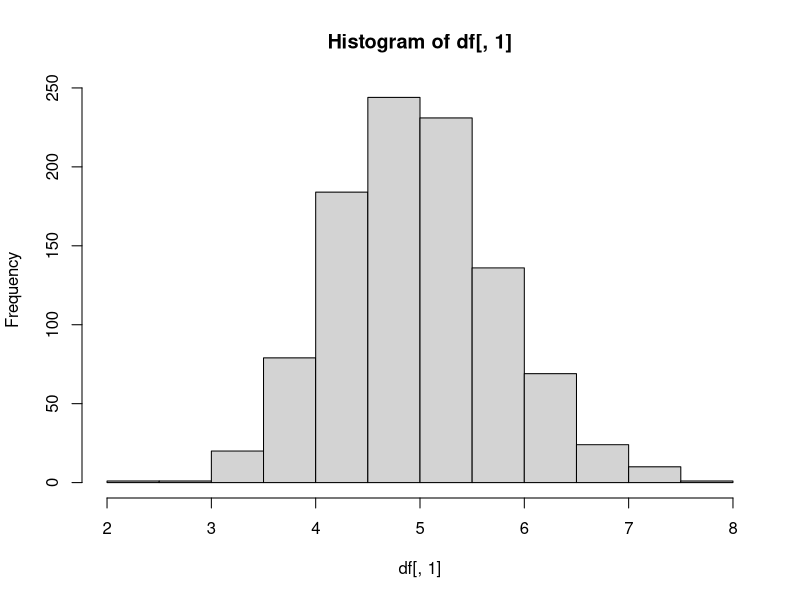
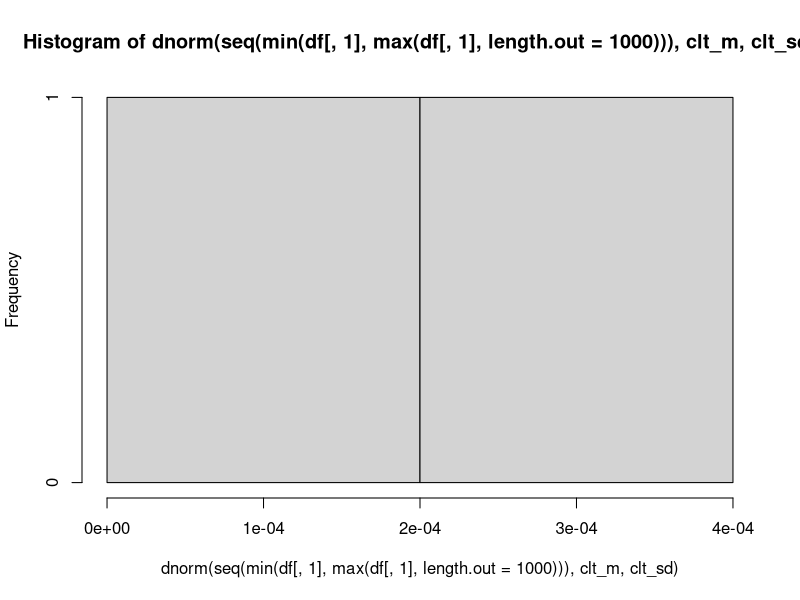
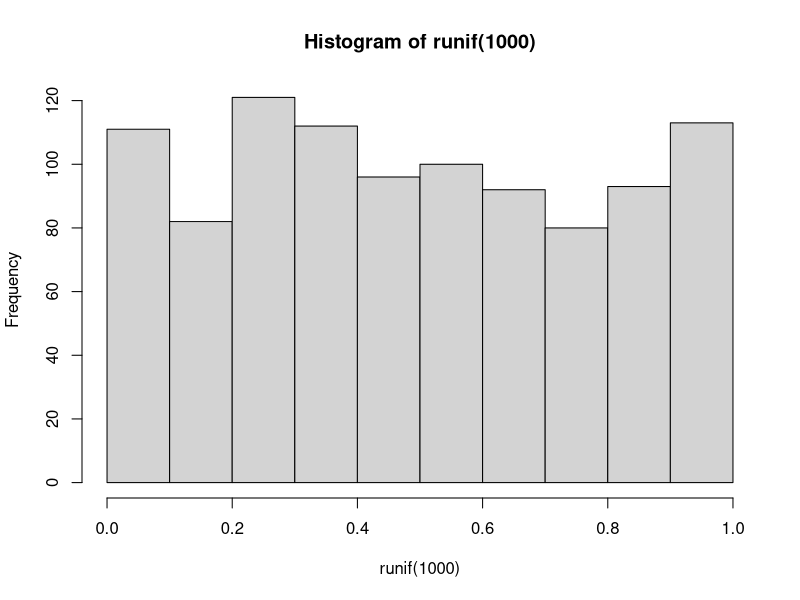
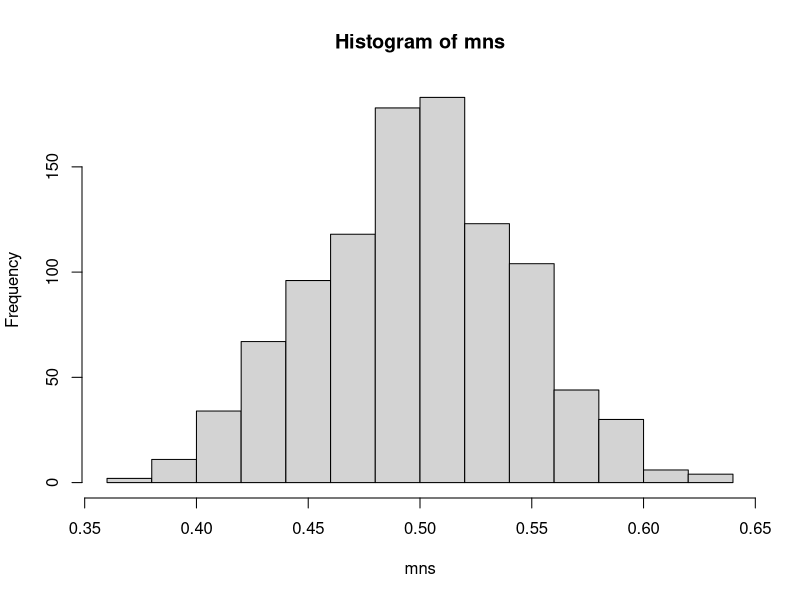

Generate these figures, in order, with R:
# /usr/bin/rscript

## Coursera Statistical Inference
## by Jeff Leek, PhD, Roger D. Peng, PhD, Brian Caffo, PhD
## Johns Hopkins University
##
## Description:
## The project consists of two parts:
## 1. A simulation exercise.
## 2. Basic inferential data analysis.
## You will create a report (PDF format) to answer the questions. Each pdf 
## report should be no more than 3 pages with 3 pages of supporting appendix 
## material if needed (code, figures, etcetera).  
##  
## Author:
## Min Wang (min.wang@depi.vic.gov.au)
##
## Date Created:
## 20 August 2015
## 
## Date modified and reason: 
##
## Execution: 
## Rscript <MODULE_NAME>


## In this project you will investigate the exponential distribution in R and 
## compare it with the Central Limit Theorem. The exponential distribution can 
## be simulated in R with rexp(n, lambda) where lambda is the rate parameter. 
## The mean of exponential distribution is 1/lambda and the standard deviation 
## is also 1/lambda. Set lambda = 0.2 for all of the simulations. You will 
## investigate the distribution of averages of 40 exponentials. Note that you 
## will need to do a thousand simulations.

## Illustrate via simulation and associated explanatory text the properties of 
## the distribution of the mean of 40 exponentials.  You should
## 1. Show the sample mean and compare it to the theoretical mean of the 
##    distribution.
## 2. Show how variable the sample is (via variance) and compare it to the 
##    theoretical variance of the distribution.
## 3. Show that the distribution is approximately normal.
lambda <- 0.2
n      <- 40
s      <- 1000
df     <- data.frame(mean=s)
for (i in seq(s)) {
    ss       <- rexp(n, lambda)
    df[i, 1] <- mean(ss)
}
# simulation sample mean
sm_m <- mean(df[,1])
sm_m
# simulation sample variance
sm_v <- var(df[,1])
sm_v
# simulation distribution
hist(df[,1])

# Central Limit Theorem mean
clt_m  <- 1/lambda
clt_m
# Central Limit Theorem variance
clt_sd <- 1/lambda/sqrt(n)
clt_v <- clt_sd^2
clt_v
# Central Limit Theorem distribution

hist(dnorm(seq(min(df[,1], max(df[,1], length.out=1000))), clt_m, clt_sd))

## In point 3, focus on the difference between the distribution of a large 
## collection of random exponentials and the distribution of a large collection 
## of averages of 40 exponentials. 

## As a motivating example, compare the distribution of 1000 random uniforms
hist(runif(1000))
## and the distribution of 1000 averages of 40 random uniforms
mns = NULL
for (i in 1 : 1000) mns = c(mns, mean(runif(40)))
hist(mns)
## This distribution looks far more Gaussian than the original uniform 
## distribution!

## This exercise is asking you to use your knowledge of the theory given in 
## class to relate the two distributions.  
## Confused?  Try re-watching video lecture 07 for a starter on how to complete 
## this project.

## Sample Project Report Structure
## Of course, there are multiple ways one could structure a report to address 
## the requirements above.  However, the more clearly you pose and answer each 
## question, the easier it will be for reviewers to clearly identify and 
## evaluate your work. 

## A sample set of headings that could be used to guide the creation of your 
## report might be:
## - Title (give an appropriate title) and Author Name
## - Overview: In a few (2-3) sentences explain what is going to be reported 
##             on.
## - Simulations: Include English explanations of the simulations you ran, with 
##             the accompanying R code. Your explanations should make clear what 
##             the R code accomplishes.
## - Sample Mean versus Theoretical Mean: Include figures with titles. In the 
##             figures, highlight the means you are comparing. Include text that 
##             explains the figures and what is shown on them, and provides 
##             appropriate numbers.
## - Sample Variance versus Theoretical Variance: Include figures (output from R) 
##            with titles. Highlight the variances you are comparing. Include 
##            text that explains your understanding of the differences of the 
##            variances.
## - Distribution: Via figures and text, explain how one can tell the 
##            distribution is approximately normal.






## Now in the second portion of the class, we're going to analyze the 
## ToothGrowth data in the R datasets package. 
## 1. Load the ToothGrowth data and perform some basic exploratory data analyses 
## 2. Provide a basic summary of the data.
## 3. Use confidence intervals and/or hypothesis tests to compare tooth growth by 
##    supp and dose. (Only use the techniques from class, even if there's other 
##    approaches worth considering)
## 4. State your conclusions and the assumptions needed for your conclusions. 
## Some criteria that you will be evaluated on
## - Did you perform an exploratory data analysis of at least a single plot or 
##   table highlighting basic features of the data?
## - Did the student perform some relevant confidence intervals and/or tests?
## - Were the results of the tests and/or intervals interpreted in the context of 
##   the problem correctly? 
## - Did the student describe the assumptions needed for their conclusions?




